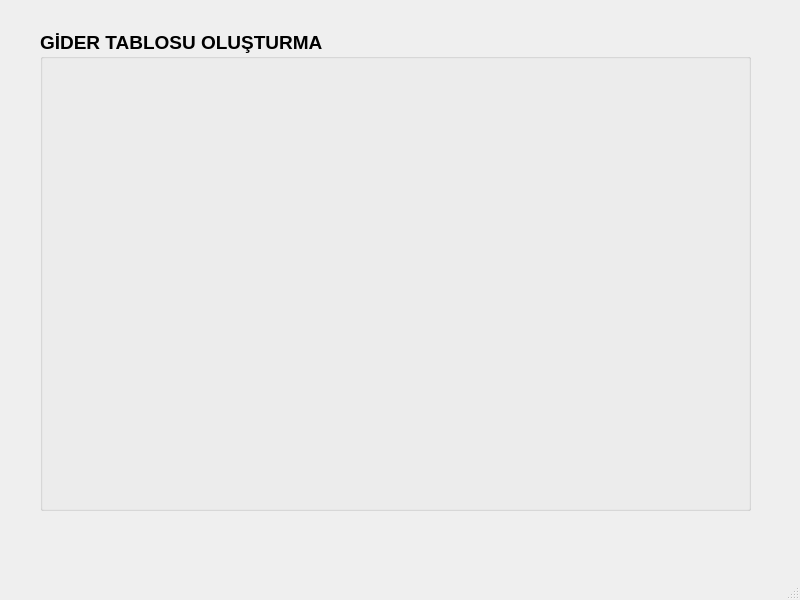
<?xml version="1.0" encoding="UTF-8"?>
<ui version="4.0">
 <class>MainWindow</class>
 <widget class="QMainWindow" name="MainWindow">
  <property name="geometry">
   <rect>
    <x>0</x>
    <y>0</y>
    <width>800</width>
    <height>600</height>
   </rect>
  </property>
  <property name="windowTitle">
   <string>MainWindow</string>
  </property>
  <widget class="QWidget" name="centralwidget">
   <widget class="QGroupBox" name="groupBox">
    <property name="geometry">
     <rect>
      <x>40</x>
      <y>30</y>
      <width>711</width>
      <height>481</height>
     </rect>
    </property>
    <property name="font">
     <font>
      <family>MS Sans Serif</family>
      <pointsize>14</pointsize>
      <weight>75</weight>
      <bold>true</bold>
     </font>
    </property>
    <property name="title">
     <string>GİDER TABLOSU OLUŞTURMA</string>
    </property>
   </widget>
  </widget>
  <widget class="QMenuBar" name="menubar">
   <property name="geometry">
    <rect>
     <x>0</x>
     <y>0</y>
     <width>800</width>
     <height>26</height>
    </rect>
   </property>
  </widget>
  <widget class="QStatusBar" name="statusbar"/>
 </widget>
 <resources/>
 <connections/>
</ui>
